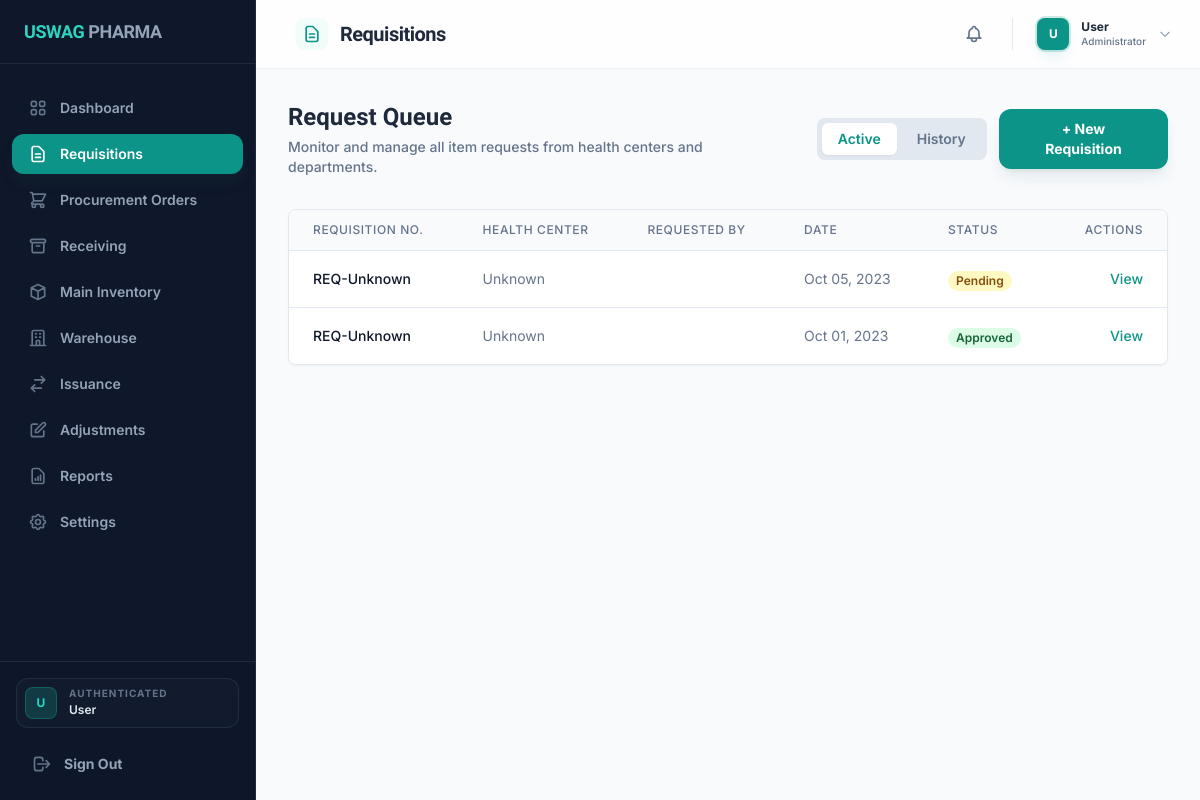
Page /index.php?page=requisitions (signed in) on the committed database.
### tables this page shows
CREATE TABLE Requisition (
    RequisitionID INT AUTO_INCREMENT PRIMARY KEY,
    RequisitionNumber VARCHAR(100) UNIQUE,  
    HealthCenterID INT,
    UserID INT,
    RequestDate DATETIME NOT NULL,
    StatusType VARCHAR(50) DEFAULT 'Pending',
    CreatedAt TIMESTAMP DEFAULT CURRENT_TIMESTAMP,
    FOREIGN KEY (HealthCenterID) REFERENCES HealthCenters(HealthCenterID) ON DELETE SET NULL,
    FOREIGN KEY (UserID) REFERENCES Users(UserID) ON DELETE SET NULL
);

### includes/auth.php (called while the page is built, shortened)
<?php
function getCurrentUser() {
    return isset($_SESSION['user']) ? $_SESSION['user'] : null;
}

### includes/db.php (called while the page is built, shortened)
<?php
class Database {
    private static $instance = null;
    private $conn;
    private function __construct() {
        try {
            $dsn = "mysql:host=" . DB_HOST . ";dbname=" . DB_NAME . ";charset=" . DB_CHARSET;
            $options = [
                PDO::ATTR_ERRMODE            => PDO::ERRMODE_EXCEPTION,
                PDO::ATTR_DEFAULT_FETCH_MODE => PDO::FETCH_ASSOC,
                PDO::ATTR_EMULATE_PREPARES   => false,
            ];
            $this->conn = new PDO($dsn, DB_USER, DB_PASS, $options);
        } catch (PDOException $e) {
            error_log("Database Connection Error: " . $e->getMessage());
            throw new Exception("Database connection failed. Please check your configuration.");
        }
    }
    public static function getInstance() {
        if (self::$instance === null) {
            self::$instance = new Database();
        }
        return self::$instance;
    }
    public function fetchAll($sql, $params = []) {
        try {
            $stmt = $this->conn->prepare($sql);
            $stmt->execute($params);
            return $stmt->fetchAll();
        } catch (PDOException $e) {
            error_log("Fetch All Error: " . $e->getMessage());
            return [];
        }
    }
    public function fetchOne($sql, $params = []) {
        try {
            $stmt = $this->conn->prepare($sql);
            $stmt->execute($params);
            return $stmt->fetch();
        } catch (PDOException $e) {
            error_log("Fetch One Error: " . $e->getMessage());
            return null;
        }
    }
}
$db = Database::getInstance();
function get_data($file) {
    global $db;
    switch($file) {
        case 'health_centers':
            return $db->fetchAll("SELECT * FROM HealthCenters");
        case 'items':
            return $db->fetchAll("SELECT * FROM Item");
        case 'requisitions':
            $reqs = $db->fetchAll("
                SELECT r.*, i.IssuanceID
                FROM Requisition r
                LEFT JOIN Issuance i ON r.RequisitionID = i.RequisitionID
                ORDER BY r.RequestDate DESC
            ");
            foreach ($reqs as &$req) {
                $req['RequisitionItems'] = $db->fetchAll(
                    "SELECT ri.*, i.ItemName FROM RequisitionItem ri
                     JOIN Item i ON ri.ItemID = i.ItemID
                     WHERE ri.RequisitionID = ?",
                    [$req['RequisitionID']]
                );
                $req['IssuedItems'] = [];
                $req['ApprovalLogs'] = $db->fetchAll(
                    "SELECT al.*, CONCAT(u.FName, ' ', u.LName) as ApprovedByFullName
                     FROM ApprovalLog al
                     LEFT JOIN Users u ON al.UserID = u.UserID
                     WHERE al.RequisitionID = ?
                     ORDER BY al.DecisionDate DESC",
                    [$req['RequisitionID']]
                );
                $req['Adjustments'] = $db->fetchAll(
                    "SELECT ra.*, CONCAT(u.FName, ' ', u.LName) as AdjustedByFullName
                     FROM RequisitionAdjustment ra
                     JOIN Issuance i ON ra.IssuanceID = i.IssuanceID
                     LEFT JOIN Users u ON ra.UserID = u.UserID
                     WHERE i.RequisitionID = ?
                     ORDER BY ra.AdjustmentDate DESC",
                    [$req['RequisitionID']]
                );
                $hc = $db->fetchOne(
                    "SELECT Name FROM HealthCenters WHERE HealthCenterID = ?",
                    [$req['HealthCenterID']]
                );
                $req['HealthCenterName'] = $hc['Name'] ?? 'Unknown';
                $user = $db->fetchOne(
                    "SELECT FName, LName FROM Users WHERE UserID = ?",
                    [$req['UserID']]
                );
            }
            return $reqs;
    }
}

### pages/requisitions.php (the view, shortened to what this page needs)
<?php
$requisitions = get_data('requisitions');
$tab = $_GET['tab'] ?? 'active';
if ($tab === 'history') {
    $filteredRequisitions = array_filter($requisitions, function($r) {
        return in_array($r['StatusType'], ['Completed', 'Rejected']);
    });
} else {
    $filteredRequisitions = array_filter($requisitions, function($r) {
        return in_array($r['StatusType'], ['Pending', 'Approved']);
    });
}
?>
<div class="space-y-6">
    <div class="flex flex-col md:flex-row md:items-center justify-between gap-6 mb-8">
        <div class="space-y-1">
            <h2 class="text-2xl font-bold text-slate-800 dark:text-white">
                <?php echo $tab === 'active' ? 'Request Queue' : 'Requisition History'; ?>
            </h2>
            <p class="text-slate-500 font-medium text-sm">
                <?php echo $tab === 'active' ? 'Monitor and manage all item requests from health centers and departments.' : 'Historical records of completed and rejected requisitions.'; ?>
            </p>
        </div>
        <div class="flex items-center gap-3">
            <div class="flex space-x-1 bg-slate-200 dark:bg-slate-700/50 p-1 rounded-lg border border-slate-200/50 dark:border-slate-800/50">
                <a href="index.php?page=requisitions&tab=active" class="px-4 py-1.5 text-sm font-semibold rounded-md transition-colors <?php echo $tab === 'active' ? 'bg-white dark:bg-slate-600 shadow-sm text-primary dark:text-white' : 'text-slate-500 dark:text-slate-400 hover:bg-white/50 dark:hover:bg-slate-600/50'; ?>">Active</a>
                <a href="index.php?page=requisitions&tab=history" class="px-4 py-1.5 text-sm font-semibold rounded-md transition-colors <?php echo $tab === 'history' ? 'bg-white dark:bg-slate-600 shadow-sm text-primary dark:text-white' : 'text-slate-500 dark:text-slate-400 hover:bg-white/50 dark:hover:bg-slate-600/50'; ?>">History</a>
            </div>
            <?php if ($tab === 'active' && ($userRole === 'Administrator' || $userRole === 'Health Center Staff')): ?>
            <button onclick="openRequisitionFormModal()" class="bg-primary hover:bg-opacity-90 text-white px-6 py-2.5 rounded-xl shadow-lg shadow-teal-900/10 text-sm font-bold transition-all active:scale-95">
                + New Requisition
            </button>
            <?php endif; ?>
        </div>
    </div>
    <div class="bg-white dark:bg-slate-800 rounded-lg shadow-sm border border-slate-200 dark:border-slate-700 overflow-hidden">
        <div class="overflow-x-auto">
            <table class="min-w-full divide-y divide-slate-200 dark:divide-slate-700">
                <thead class="bg-slate-50 dark:bg-slate-700">
                    <tr>
                         <th class="px-6 py-3 text-left text-xs font-medium text-slate-500 dark:text-slate-300 uppercase tracking-wider">Requisition No.</th>
                        <th class="px-6 py-3 text-left text-xs font-medium text-slate-500 dark:text-slate-300 uppercase tracking-wider">Health Center</th>
                        <th class="px-6 py-3 text-left text-xs font-medium text-slate-500 dark:text-slate-300 uppercase tracking-wider">Requested By</th>
                        <th class="px-6 py-3 text-left text-xs font-medium text-slate-500 dark:text-slate-300 uppercase tracking-wider">Date</th>
                        <th class="px-6 py-3 text-left text-xs font-medium text-slate-500 dark:text-slate-300 uppercase tracking-wider">Status</th>
                        <th class="px-6 py-3 text-right text-xs font-medium text-slate-500 dark:text-slate-300 uppercase tracking-wider">Actions</th>
                    </tr>
                </thead>
                <tbody class="bg-white dark:bg-slate-800 divide-y divide-slate-200 dark:divide-slate-700">
                    <?php if (empty($filteredRequisitions)): ?>
                    <tr>
                        <td colspan="6" class="px-6 py-4 text-center text-sm text-slate-500">
                            <?php echo $tab === 'active' ? 'No active requisitions found.' : 'No requisition history found.'; ?>
                        </td>
                    </tr>
                    <?php else: ?>
                        <?php
                        foreach ($filteredRequisitions as $r):
                            $statusColor = 'bg-slate-100 text-slate-800';
                            if ($r['StatusType'] === 'Approved') $statusColor = 'bg-green-100 text-green-800';
                            if ($r['StatusType'] === 'Pending') $statusColor = 'bg-yellow-100 text-yellow-800';
                            $rJson = htmlspecialchars(json_encode($r), ENT_QUOTES, 'UTF-8');
                        ?>
                        <tr>
                            <td class="px-6 py-4 whitespace-nowrap text-sm font-medium text-slate-900 dark:text-white"><?php echo $r['RequisitionNumber'] ?? 'REQ-Unknown'; ?></td>
                            <td class="px-6 py-4 whitespace-nowrap text-sm text-slate-500 dark:text-slate-400"><?php echo $r['HealthCenterName']; ?></td>
                            <td class="px-6 py-4 whitespace-nowrap text-sm text-slate-500 dark:text-slate-400"><?php echo $r['RequestedByFullName']; ?></td>
                            <td class="px-6 py-4 whitespace-nowrap text-sm text-slate-500 dark:text-slate-400"><?php echo date('M d, Y', strtotime($r['RequestedDate'] ?? $r['RequestDate'] ?? 'now')); ?></td>
                            <td class="px-6 py-4 whitespace-nowrap">
                                <span class="px-2 inline-flex text-xs leading-5 font-semibold rounded-full <?php echo $statusColor; ?>">
                                    <?php echo $r['StatusType']; ?>
                                </span>
                            </td>
                            <td class="px-6 py-4 whitespace-nowrap text-right text-sm font-medium">
                                <button onclick='openRequisitionDetailsModal(<?php echo $rJson; ?>)' class="text-primary hover:text-cyan-900 dark:hover:text-cyan-400">View</button>
                            </td>
                        </tr>
                        <?php endforeach; ?>
                    <?php endif; ?>
                </tbody>
            </table>
        </div>
    </div>
</div>

### css/style.css (style rules this page uses)
:root { --color-primary: #0d9488; --color-primary-hover: #0f766e; --color-bg-surface: #ffffff; --color-bg-muted: #f8fafc; --color-text-base: #0f172a; --color-text-muted: #475569; --color-text-subtle: #94a3b8; --color-border: #e2e8f0; --font-heading: 'Plus Jakarta Sans', 'Inter', sans-serif; --font-body: 'Inter', sans-serif; }
body { font-family: var(--font-body); color: var(--color-text-base); background-color: var(--color-bg-muted); -webkit-font-smoothing: antialiased; -moz-osx-font-smoothing: grayscale; }
h1, h2, h3, h4, h5, h6, .font-display { font-family: var(--font-heading); }

### rows in the picture
requisition: RequisitionNumber "REQ-Unknown", HealthCenterName "Unknown", RequestDate "Oct 05, 2023", StatusType "Pending"
requisition: RequisitionNumber "REQ-Unknown", HealthCenterName "Unknown", RequestDate "Oct 01, 2023", StatusType "Approved"

### other values in the picture
$item['label'] "Dashboard"
$item['label'] "Requisitions"
$item['label'] "Procurement Orders"
$item['label'] "Receiving"
$item['label'] "Main Inventory"
$item['label'] "Warehouse"
$item['label'] "Issuance"
$item['label'] "Adjustments"
$item['label'] "Reports"
$item['label'] "Settings"
substr($_SESSION['user']['FirstName'] ?? 'U', 0, 1) "U"
$_SESSION['user']['FirstName'] "User"
$pageTitle "Requisitions"
substr($user['FirstName'] ?? 'U', 0, 1) "U"
$user['FirstName'] "User"
